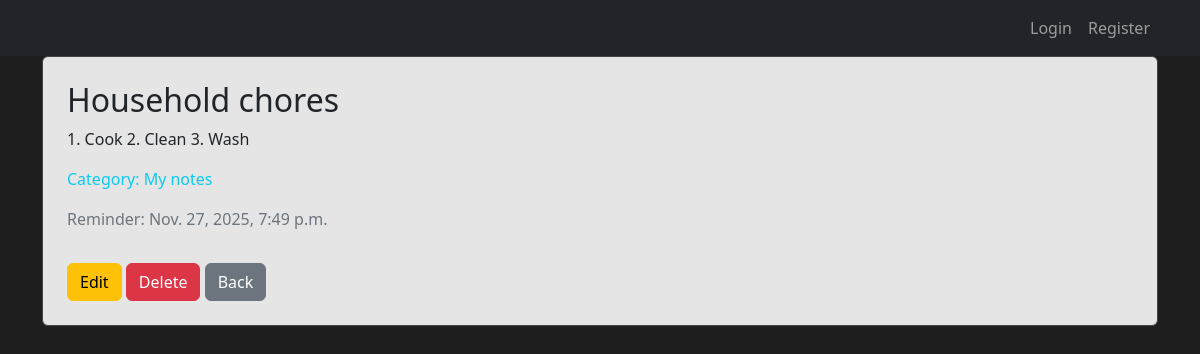
/notes/3/, run on the app's committed database.
### notes/models.py (models this page shows, shortened)
class Notes(models.Model):
    title = models.CharField(max_length=100)
    text = models.TextField()
    reminder = models.DateTimeField(default=timezone.now)
    category = models.ForeignKey(Category, on_delete=models.CASCADE, related_name='notes')
    owner = models.ForeignKey(
        User,
        on_delete=models.CASCADE,
        related_name="notes",
        null=True,
        blank=True
    )
    group = models.ForeignKey(Group, on_delete=models.SET_NULL, null=True, blank=True)

class Category(models.Model):
    title = models.CharField(max_length=100)

### notes/views.py (the view)
# urls.py: path('notes/<int:pk>/', NoteDetailView.as_view(), name='note_detail'),
class NoteDetailView(DetailView):
    model = Notes
    template_name = "note_detail.html"

### templates/note_detail.html (shortened to what this page needs)
{% extends "base.html" %}
{% block content %}
<div class="card card-dark p-4">
    <h2>{{ object.title }}</h2>
    <p>{{ object.text }}</p>
    <p class="text-info"> Category: {{ object.category.title }}</p>
    {% if object.reminder %}
        <p class="text-secondary"> Reminder: {{ object.reminder }}</p>
    {% endif %}
    <div class="mt-3">
        <a href="{% url 'note_edit' object.id %}" class="btn btn-warning">Edit</a>
        <a href="{% url 'note_delete' object.id %}" class="btn btn-danger">Delete</a>
        <a href="{% url 'note_list' %}" class="btn btn-secondary">Back</a>
    </div>
</div>
{% endblock %}

### templates/base.html (style rules this page uses)
body { background-color: #1e1e1e; color: #E7E5E4; }
.card-dark { background-color: #E5E5E5; border: 1px solid #444; }
a, a:hover { color: #9ec1ff; }

### data on the page
Notes: title "Household chores", text "1. Cook 2. Clean 3. Wash", category "My notes", reminder "Nov. 27, 2025, 7:49 p.m."
